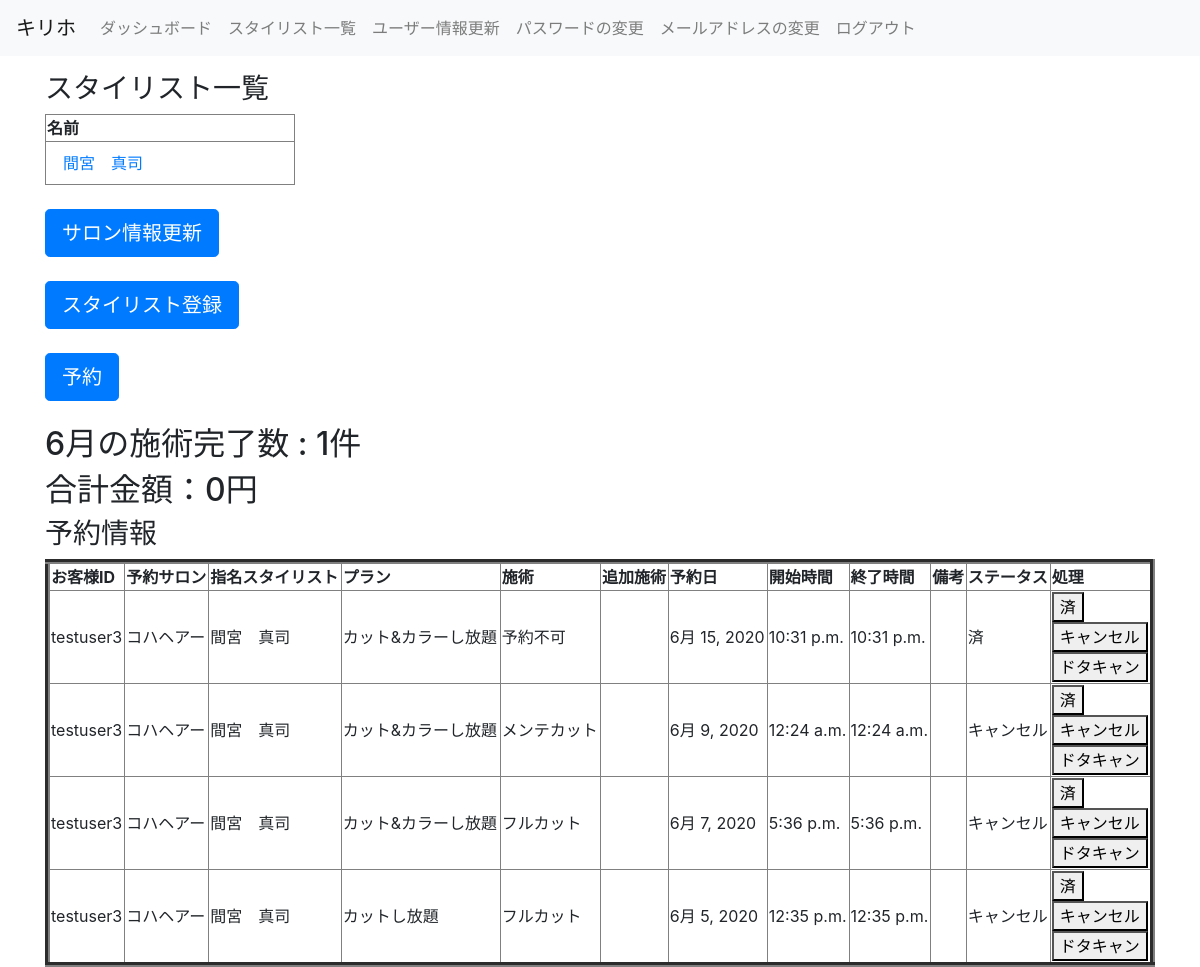
The page /stylist_list/ (signed in) on the database as committed earlier.
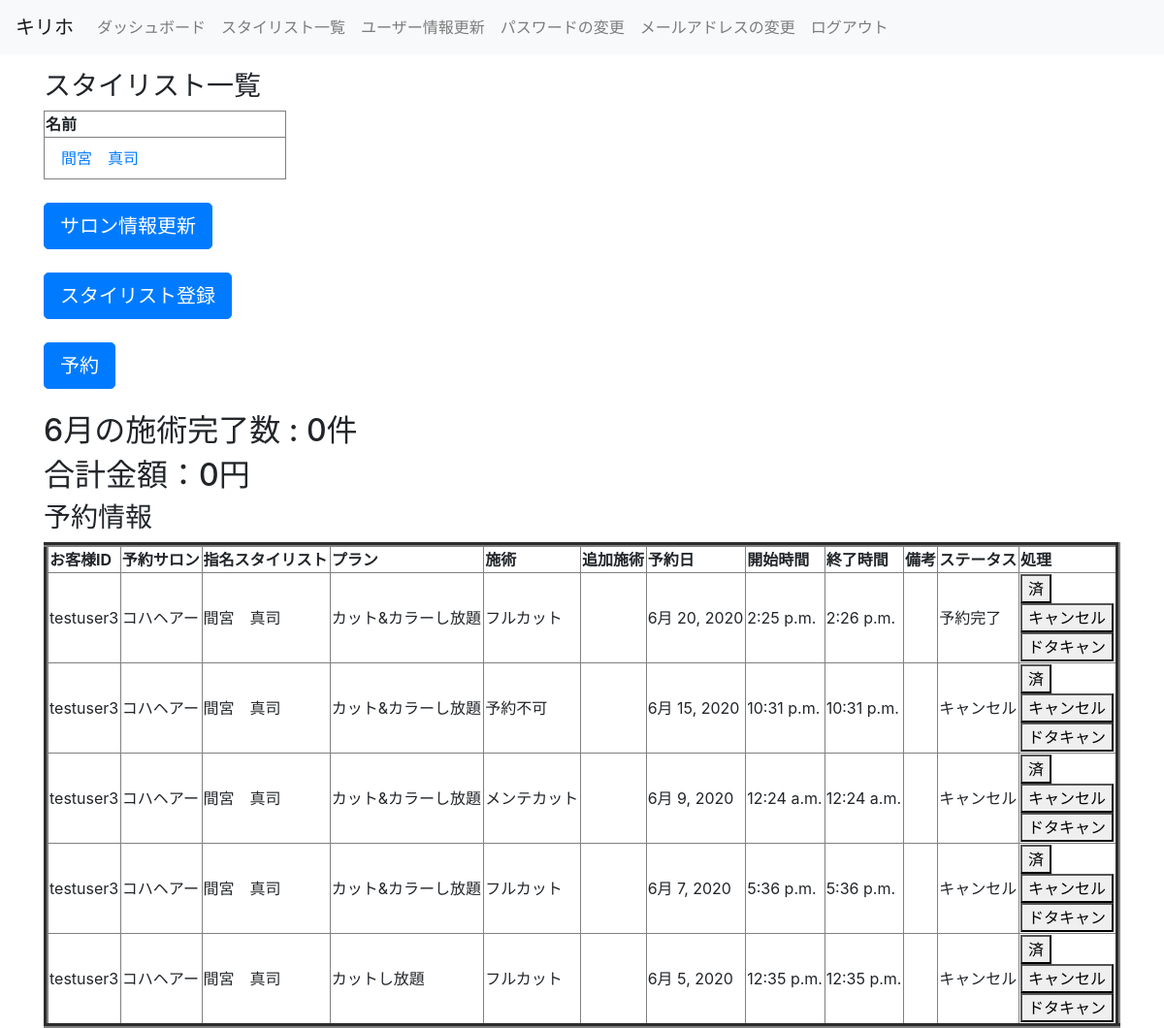
The same page on the database as committed later.
### unlimited/models.py (models this page shows, shortened)
class Stylist(models.Model):
    class Meta:
        db_table = 'stylist'
    affiliation_salon = models.ForeignKey(Salon, verbose_name='所属サロン', on_delete=models.PROTECT)
    stylist_name = models.CharField(verbose_name='名前', max_length=255, blank=False, null=False)
    def __str__(self):
        return self.stylist_name

class Reservation(models.Model):
    STATUS = (
        (0, '予約完了'),
        (1, '済'),
        (2, 'キャンセル'),
        (3, 'ドタキャン')
    )
    class Meta:
        db_table = 'Reservation'
    member = models.CharField(verbose_name='お客様ID', max_length=20)
    salon = models.ForeignKey(Salon, verbose_name='予約サロン', on_delete=models.PROTECT, blank=False, null=False)
    stylist = models.ForeignKey(Stylist, verbose_name='指名スタイリスト', on_delete=models.PROTECT, blank=False, null=False)
    plan = models.IntegerField(verbose_name='選択プラン', choices=PLAN, default=0)
    treatment = models.IntegerField(verbose_name='施術', choices=TREATMENT, default=0)
    add_treat = models.TextField(verbose_name='追加施術', blank=True, max_length=255)
    date = models.DateField(verbose_name='予約日', default=timezone.localtime)
    start = models.TimeField(verbose_name='開始時間', default=timezone.localtime)
    end = models.TimeField(verbose_name='終了時間', default=timezone.localtime)
    remarks = models.TextField(verbose_name='備考', blank=True, max_length=255)
    status = models.IntegerField(verbose_name='状態', choices=STATUS, default=0)

class Salon(models.Model):
    class Meta:
        db_table = 'salon'
    salon = models.ForeignKey(settings.AUTH_USER_MODEL, verbose_name='サロンID', on_delete=models.PROTECT, null=True,
                              blank=True)
    salon_name = models.CharField(verbose_name='店名', max_length=255, blank=False, null=False)
    salon_email = models.EmailField(verbose_name='店舗メール', null=False,
                                    blank=False, unique=True)
    home_page = models.URLField(verbose_name='ホームページ', unique=True)
    salon_phone_num_regex = RegexValidator(regex=r'^[0-9]+$', message="電話番号は入力必須です。例:09012345678")
    salon_phone_num = models.CharField(verbose_name='店舗電話番号', null=False, unique=True, blank=False,
                                       validators=[salon_phone_num_regex], max_length=15, )
    salon_address = models.CharField(verbose_name='住所', max_length=255, null=False, blank=False)
    business_hours = models.CharField(verbose_name='営業日時', max_length=255)
    cut_prise = models.IntegerField(verbose_name='カット料金', null=False, blank=False)
    color_prise = models.IntegerField(verbose_name='カラー料金', null=False, blank=False)
    mainte_cut_prise = models.IntegerField(verbose_name='メンテナンスカット料金', null=False, blank=False, default=1500)
    mainte_color_prise = models.IntegerField(verbose_name='メンテナンスカラー料金', null=False, blank=False, default=2000)
    def __str__(self):
        return self.salon_name

### unlimited/views.py (the view)
# urls.py: path('stylist_list/', views.StylistList.as_view(), name='stylist_list'),
class StylistList(generic.ListView):
    model = Stylist
    template_name = 'unlimited/stylist_list.html'
    def get_context_data(self, **kwargs):
        today = timezone.datetime.now().date()
        month = timezone.datetime.now().month
        first_day = today.replace(day=1)
        last_day = (today + relativedelta(month=month + 1)).replace(day=1)
        target_salon = Salon.objects.get(salon=self.request.user.pk)
        reservations = Reservation.objects.filter(salon=target_salon.id, date__gte=first_day).order_by('-date')
        monthly_info = Reservation.objects.filter(salon=target_salon.id, date__gte=first_day,
                                                  date__lt=last_day, status=1)
        monthly_count = monthly_info.count()
        monthly_count_full_cut = monthly_info.filter(treatment=0).count()
        monthly_count_full_color = monthly_info.filter(treatment=1).count()
        monthly_count_mainte_cut = monthly_info.filter(treatment=2).count()
        monthly_count_mainte_color = monthly_info.filter(treatment=3).count()
        salon_info = Salon.objects.filter(salon=self.request.user.pk)
        full_cut_prise = salon_info.values('cut_prise')
        monthly_sales_full_cut = monthly_count_full_cut * full_cut_prise[0]['cut_prise']
        full_color_prise = salon_info.values('color_prise')
        monthly_sales_full_color = monthly_count_full_color * full_color_prise[0]['color_prise']
        mainte_cut_prise = salon_info.values('mainte_cut_prise')
        monthly_sales_mainte_cut = monthly_count_mainte_cut * mainte_cut_prise[0]['mainte_cut_prise']
        mainte_color_prise = salon_info.values('mainte_color_prise')
        monthly_sales_mainte_color = monthly_count_mainte_color * mainte_color_prise[0]['mainte_color_prise']
        monthly_sales = (monthly_sales_full_cut + monthly_sales_full_color + monthly_sales_mainte_cut +
                         monthly_sales_mainte_color)
        context = super().get_context_data(**kwargs)
        context.update({
            'salon_id': target_salon.id,
            'reservations': reservations,
            'month': month,
            'monthly_count': monthly_count,
            'monthly_sales': monthly_sales,
        })
        return context

### unlimited/templates/unlimited/stylist_list.html (shortened to what this page needs)
{% extends "unlimited/base.html" %}
{% block content %}
<h3>スタイリスト一覧</h3>
<table border="1" width="250">
 <tr>
  <th>名前</th>
 </tr>
 {% for stylist in stylist_list %}
 <tr>
  {% if salon_id == stylist.affiliation_salon.id %}
   <td>
    <a class="nav-item nav-link" href="{% url 'unlimited:stylist_detail' stylist.pk %}">{{ stylist.stylist_name }}</a>
   </td>
  {% endif %}
 </tr>
 {% endfor %}
</table>
<br />
<a class="btn btn-primary btn-lg" href="{% url 'unlimited:salon_update' salon_id %}">サロン情報更新</a>
<br />
<br />
<a class="btn btn-primary btn-lg" href="{% url 'unlimited:stylist_create' salon_id %}">スタイリスト登録</a>
<br />
<br />
<a class="btn btn-primary btn-lg" href="{% url 'unlimited:user_search' %}">予約</a>
<br />
<br />
<h2>{{ month }}月の施術完了数 : {{ monthly_count }}件</h2>
<h2>合計金額：{{ monthly_sales }}円</h2>
<h3>予約情報</h3>
<table border="5" width="100%">
 <tr>
  <th>お客様ID</th>
  <th>予約サロン</th>
  <th>指名スタイリスト</th>
  <th>プラン</th>
  <th>施術</th>
  <th>追加施術</th>
  <th>予約日</th>
  <th>開始時間</th>
  <th>終了時間</th>
  <th>備考</th>
  <th>ステータス</th>
  <th>処理</th>
 </tr>
 {% for reservation in reservations %}
 <tr>
  <td>{{ reservation.member }}</td>
  <td>{{ reservation.salon }}</td>
  <td>{{ reservation.stylist }}</td>
  <td>{{ reservation.get_plan_display }}</td>
  <td>{{ reservation.get_treatment_display }}</td>
  <td>{{ reservation.add_treat }}</td>
  <td>{{ reservation.date }}</td>
  <td>{{ reservation.start }}</td>
  <td>{{ reservation.end }}</td>
  <td>{{ reservation.remarks }}</td>
  <td>{{ reservation.get_status_display }}</td>
  <td>
   <form action="{% url 'unlimited:reservation_update' reservation.id %}" method="POST">
    <button class="button is-primary" type="submit" name="complete">済</button><br/>
    <button class="button is-primary" type="submit" name="cancel">キャンセル</button><br/>
    <button class="button is-primary" type="submit" name="dotacan">ドタキャン</button>
   </form>
  </td>
 </tr>
 {% endfor %}
</table>
{% endblock %}

Rows that differ between the two databases and show on the page:
added Reservation: member "testuser3", salon "コハヘアー", stylist "間宮 真司", plan "カット&カラーし放題", treatment "フルカット", date "6月 20, 2020", start "2:25 p.m.", end "2:26 p.m.", status "予約完了"
changed Reservation "予約不可": status "済" → "キャンセル"
Other text that changed with them:
{{ monthly_count }}: "1" → "0"
